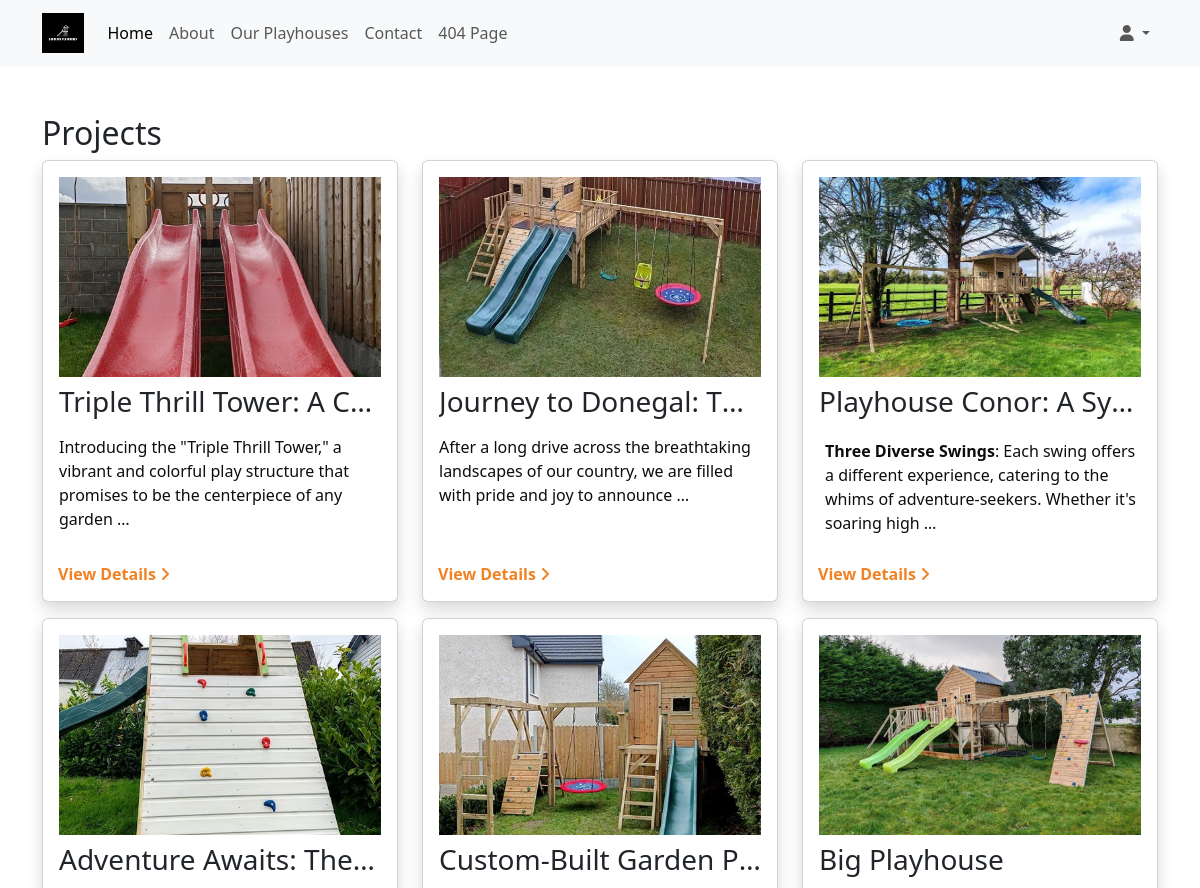
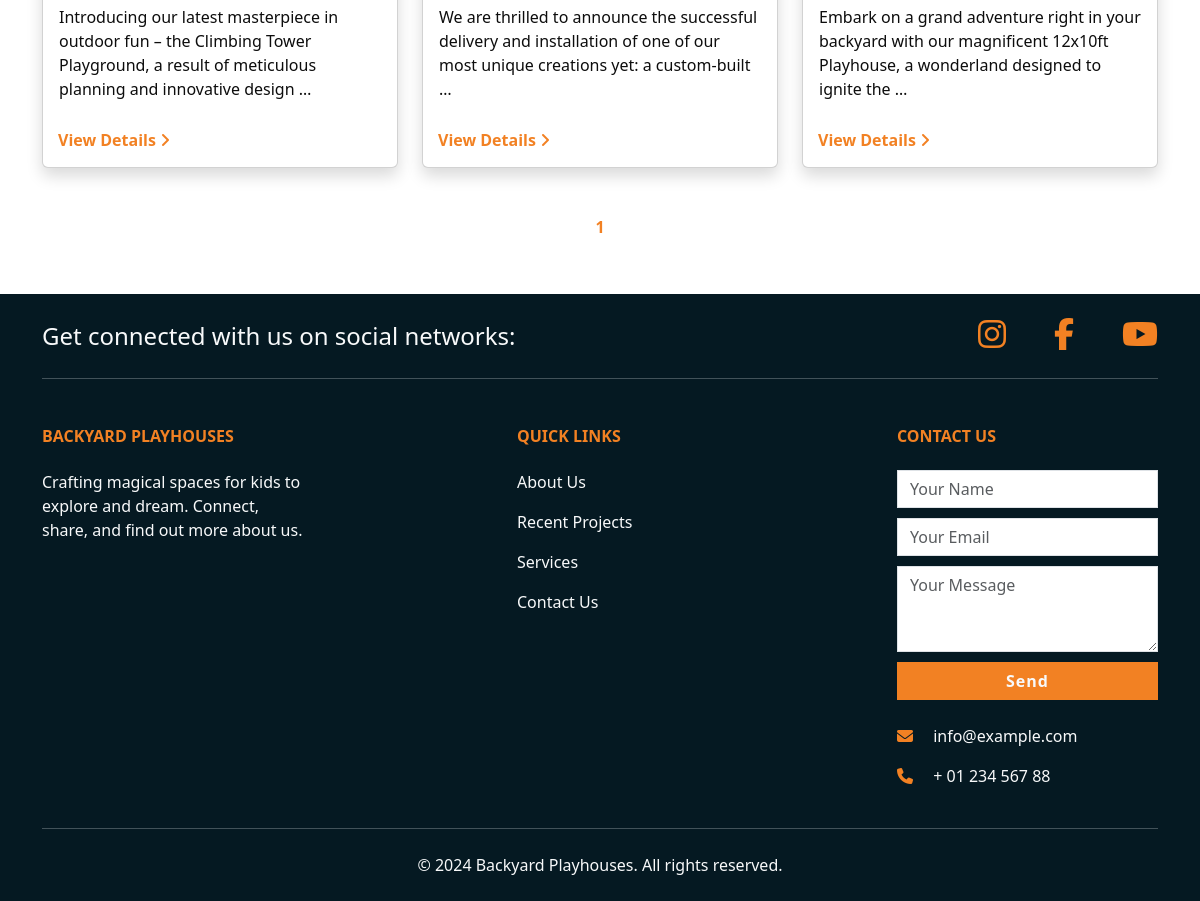
/projects/, run on the app's committed database (2 pictures, top to bottom).
### projects/models.py (models this page shows, shortened)
class Project(models.Model):
    title = models.CharField(max_length=255)
    description = models.TextField()
    date_posted = models.DateTimeField(auto_now_add=True)

class ProjectImage(models.Model):
    project = models.ForeignKey(Project, related_name='images', on_delete=models.CASCADE)
    image = models.ImageField(upload_to='project_images/')

### projects/views.py (the view)
# urls.py: path('', project_list, name='project_list'),
def project_list(request):
    project_list = Project.objects.all().order_by('-date_posted')
    paginator = Paginator(project_list, 12)  # Show 12 projects per page.
    page_number = request.GET.get('page')
    projects = paginator.get_page(page_number)
    return render(request, 'projects/project_list.html', {'projects': projects})

### projects/templates/projects/project_list.html (shortened to what this page needs)
{% extends 'base.html' %}
{% block content %}
<div class="container my-5">
    <h2>Projects</h2>
    {% if projects %}
        <div class="row">
            {% for project in projects %}
            <div class="col-12 col-md-6 col-lg-4 mb-3">
                <div class="card project-card shadow">
                    <div class="card-body">
                        {% with project.images.first as image %}
                        <img src="{{ image.image.url }}" alt="{{ project.title }}" class="img-fluid mb-2">
                        {% endwith %}
                        <h3 class="card-title">{{ project.title }}</h3>
                        <p class="card-text clamp-text">{{ project.description|truncatewords_html:20|safe }}</p>
                        <a href="#" class="text-warning text-decoration-none fw-bold view-details" data-bs-toggle="modal" data-bs-target="#projectModal{{ project.id }}">View Details <i class="fa-solid fa-angle-right"></i></a>
                    </div>
                </div>
            </div>
            {% endfor %}
        </div>
        <div class="d-flex justify-content-center mt-4 ">
            <span class="current-page btn text-warning fw-bold">{{ projects.number }}</span>
        </div>
    {% else %}
        <p>No projects found.</p>
    {% endif %}
</div>
{% endblock %}

### static/css/style.css (style rules this page uses)
:root { --bs-primary: #007bff; --bs-secondary: #6c757d; --bs-success: #28a745; --bs-danger: #af190e; --bs-warning: #F28123; --bs-info: #17a2b8; --bs-light: #f8f9fa; --bs-dark: #051922; --bs-text-color: #212529; --bs-text-muted: #6c757d; }
body { color: var(--bs-text-color); }
.text-warning { color: var(--bs-warning) !important; }
.view-details { position: absolute; bottom: 15px; left: 15px; }
.project-card img { width: 100%; height: 200px; object-fit: cover; object-position: center; }
.card-title { white-space: nowrap; overflow: hidden; text-overflow: ellipsis; }
.row { display: flex; flex-wrap: wrap; }
.project-card { display: flex; flex-direction: column; height: 100%; padding-bottom: 30px; }
.card-body { flex: 1; }

### data on the page
Project: images.first.image (picture), title "Triple Thrill Tower: A C…", description "Introducing the \"Triple Thrill Tower,\" a vibrant and colorful play structure that promises to be the centerpiece of any garden …"
Project: images.first.image (picture), title "Journey to Donegal: T…", description "After a long drive across the breathtaking landscapes of our country, we are filled with pride and joy to announce …"
Project: images.first.image (picture), title "Playhouse Conor: A Sy…", description "Three Diverse Swings : Each swing offers a different experience, catering to the whims of adventure-seekers. Whether it's soaring high …"
Project: images.first.image (picture), title "Adventure Awaits: The…", description "Introducing our latest masterpiece in outdoor fun – the Climbing Tower Playground, a result of meticulous planning and innovative design …"
Project: images.first.image (picture), title "Custom-Built Garden P…", description "We are thrilled to announce the successful delivery and installation of one of our most unique creations yet: a custom-built …"
Project: images.first.image (picture), title "Big Playhouse", description "Embark on a grand adventure right in your backyard with our magnificent 12x10ft Playhouse, a wonderland designed to ignite the …"

### other printed values
{{ projects.number }} "1"
